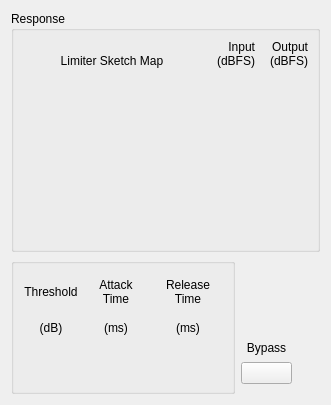
<?xml version="1.0" encoding="UTF-8"?>
<ui version="4.0">
 <class>cfgsettingdyn_Limiter_FangTu</class>
 <widget class="QWidget" name="cfgsettingdyn_Limiter_FangTu">
  <property name="geometry">
   <rect>
    <x>0</x>
    <y>0</y>
    <width>331</width>
    <height>405</height>
   </rect>
  </property>
  <property name="windowTitle">
   <string>Form</string>
  </property>
  <layout class="QVBoxLayout" name="verticalLayout_2">
   <item>
    <widget class="QGroupBox" name="groupBox">
     <property name="title">
      <string>Response</string>
     </property>
     <layout class="QGridLayout" name="gridLayout_3">
      <item row="0" column="0">
       <layout class="QGridLayout" name="gridLayout_2">
        <property name="verticalSpacing">
         <number>0</number>
        </property>
        <item row="0" column="2">
         <widget class="QLabel" name="label_13">
          <property name="text">
           <string>Output</string>
          </property>
          <property name="alignment">
           <set>Qt::AlignRight|Qt::AlignTrailing|Qt::AlignVCenter</set>
          </property>
         </widget>
        </item>
        <item row="2" column="1" alignment="Qt::AlignRight">
         <widget class="VolumeWidget" name="Disp_Level_i" native="true">
          <property name="minimumSize">
           <size>
            <width>37</width>
            <height>0</height>
           </size>
          </property>
          <property name="maximumSize">
           <size>
            <width>37</width>
            <height>16777215</height>
           </size>
          </property>
          <property name="MaxValue" stdset="0">
           <number>0</number>
          </property>
          <property name="MinValue" stdset="0">
           <number>-100</number>
          </property>
          <property name="SingleTrack" stdset="0">
           <bool>true</bool>
          </property>
          <property name="ScaleLabel" stdset="0">
           <bool>true</bool>
          </property>
         </widget>
        </item>
        <item row="0" column="1">
         <widget class="QLabel" name="label_14">
          <property name="text">
           <string>Input</string>
          </property>
          <property name="alignment">
           <set>Qt::AlignRight|Qt::AlignTrailing|Qt::AlignVCenter</set>
          </property>
         </widget>
        </item>
        <item row="2" column="2" alignment="Qt::AlignRight">
         <widget class="VolumeWidget" name="Disp_Level_o" native="true">
          <property name="minimumSize">
           <size>
            <width>37</width>
            <height>0</height>
           </size>
          </property>
          <property name="maximumSize">
           <size>
            <width>37</width>
            <height>16777215</height>
           </size>
          </property>
          <property name="MaxValue" stdset="0">
           <number>0</number>
          </property>
          <property name="MinValue" stdset="0">
           <number>-100</number>
          </property>
          <property name="SingleTrack" stdset="0">
           <bool>true</bool>
          </property>
          <property name="ScaleLabel" stdset="0">
           <bool>true</bool>
          </property>
         </widget>
        </item>
        <item row="2" column="0">
         <widget class="Con_Dyn_Module" name="widget" native="true">
          <property name="minimumSize">
           <size>
            <width>178</width>
            <height>172</height>
           </size>
          </property>
         </widget>
        </item>
        <item row="1" column="1">
         <widget class="QLabel" name="label_15">
          <property name="text">
           <string>(dBFS)</string>
          </property>
          <property name="alignment">
           <set>Qt::AlignRight|Qt::AlignTrailing|Qt::AlignVCenter</set>
          </property>
         </widget>
        </item>
        <item row="1" column="2">
         <widget class="QLabel" name="label_16">
          <property name="text">
           <string>(dBFS)</string>
          </property>
          <property name="alignment">
           <set>Qt::AlignRight|Qt::AlignTrailing|Qt::AlignVCenter</set>
          </property>
         </widget>
        </item>
        <item row="1" column="0">
         <widget class="QLabel" name="label_4">
          <property name="text">
           <string>Limiter Sketch Map</string>
          </property>
          <property name="alignment">
           <set>Qt::AlignCenter</set>
          </property>
         </widget>
        </item>
       </layout>
      </item>
     </layout>
    </widget>
   </item>
   <item>
    <layout class="QHBoxLayout" name="horizontalLayout">
     <item>
      <widget class="QGroupBox" name="groupBox_2">
       <property name="title">
        <string/>
       </property>
       <layout class="QGridLayout" name="gridLayout_4">
        <property name="leftMargin">
         <number>10</number>
        </property>
        <property name="topMargin">
         <number>10</number>
        </property>
        <property name="rightMargin">
         <number>10</number>
        </property>
        <property name="bottomMargin">
         <number>10</number>
        </property>
        <property name="horizontalSpacing">
         <number>10</number>
        </property>
        <property name="verticalSpacing">
         <number>0</number>
        </property>
        <item row="2" column="0" alignment="Qt::AlignHCenter">
         <widget class="ConfigGainWidget" name="slider_Threshold" native="true">
          <property name="minimumSize">
           <size>
            <width>30</width>
            <height>30</height>
           </size>
          </property>
         </widget>
        </item>
        <item row="1" column="2">
         <widget class="QLabel" name="label_8">
          <property name="text">
           <string>(ms)</string>
          </property>
          <property name="alignment">
           <set>Qt::AlignCenter</set>
          </property>
         </widget>
        </item>
        <item row="1" column="0">
         <widget class="QLabel" name="label_2">
          <property name="text">
           <string>(dB)</string>
          </property>
          <property name="alignment">
           <set>Qt::AlignCenter</set>
          </property>
         </widget>
        </item>
        <item row="2" column="1" alignment="Qt::AlignHCenter">
         <widget class="ConfigGainWidget" name="slider_Response" native="true">
          <property name="minimumSize">
           <size>
            <width>30</width>
            <height>30</height>
           </size>
          </property>
         </widget>
        </item>
        <item row="0" column="2">
         <widget class="QLabel" name="label_9">
          <property name="text">
           <string>Release Time</string>
          </property>
          <property name="alignment">
           <set>Qt::AlignCenter</set>
          </property>
          <property name="wordWrap">
           <bool>true</bool>
          </property>
         </widget>
        </item>
        <item row="1" column="1">
         <widget class="QLabel" name="label_10">
          <property name="text">
           <string>(ms)</string>
          </property>
          <property name="alignment">
           <set>Qt::AlignCenter</set>
          </property>
         </widget>
        </item>
        <item row="2" column="2" alignment="Qt::AlignHCenter">
         <widget class="ConfigGainWidget" name="slider_Release" native="true">
          <property name="minimumSize">
           <size>
            <width>30</width>
            <height>30</height>
           </size>
          </property>
         </widget>
        </item>
        <item row="0" column="0">
         <widget class="QLabel" name="label">
          <property name="text">
           <string>Threshold</string>
          </property>
          <property name="alignment">
           <set>Qt::AlignCenter</set>
          </property>
          <property name="wordWrap">
           <bool>true</bool>
          </property>
         </widget>
        </item>
        <item row="0" column="1">
         <widget class="QLabel" name="label_7">
          <property name="text">
           <string>Attack Time</string>
          </property>
          <property name="alignment">
           <set>Qt::AlignCenter</set>
          </property>
          <property name="wordWrap">
           <bool>true</bool>
          </property>
         </widget>
        </item>
       </layout>
      </widget>
     </item>
     <item>
      <layout class="QVBoxLayout" name="verticalLayout">
       <property name="spacing">
        <number>7</number>
       </property>
       <property name="bottomMargin">
        <number>10</number>
       </property>
       <item>
        <spacer name="verticalSpacer">
         <property name="orientation">
          <enum>Qt::Vertical</enum>
         </property>
         <property name="sizeHint" stdset="0">
          <size>
           <width>20</width>
           <height>40</height>
          </size>
         </property>
        </spacer>
       </item>
       <item>
        <widget class="QLabel" name="label_11">
         <property name="minimumSize">
          <size>
           <width>0</width>
           <height>0</height>
          </size>
         </property>
         <property name="maximumSize">
          <size>
           <width>16777215</width>
           <height>20</height>
          </size>
         </property>
         <property name="text">
          <string>Bypass</string>
         </property>
         <property name="alignment">
          <set>Qt::AlignCenter</set>
         </property>
        </widget>
       </item>
       <item>
        <widget class="QPushButton" name="pb_bypass">
         <property name="minimumSize">
          <size>
           <width>51</width>
           <height>0</height>
          </size>
         </property>
         <property name="focusPolicy">
          <enum>Qt::NoFocus</enum>
         </property>
         <property name="text">
          <string/>
         </property>
         <property name="checkable">
          <bool>true</bool>
         </property>
        </widget>
       </item>
      </layout>
     </item>
     <item>
      <spacer name="horizontalSpacer">
       <property name="orientation">
        <enum>Qt::Horizontal</enum>
       </property>
       <property name="sizeHint" stdset="0">
        <size>
         <width>40</width>
         <height>20</height>
        </size>
       </property>
      </spacer>
     </item>
    </layout>
   </item>
  </layout>
 </widget>
 <customwidgets>
  <customwidget>
   <class>ConfigGainWidget</class>
   <extends>QWidget</extends>
   <header>customWidget/configgainwidget.h</header>
   <container>1</container>
  </customwidget>
  <customwidget>
   <class>VolumeWidget</class>
   <extends>QWidget</extends>
   <header>customWidget/volumewidget.h</header>
   <container>1</container>
  </customwidget>
  <customwidget>
   <class>Con_Dyn_Module</class>
   <extends>QWidget</extends>
   <header>customWidget/con_dyn_module.h</header>
   <container>1</container>
  </customwidget>
 </customwidgets>
 <resources/>
 <connections/>
</ui>
